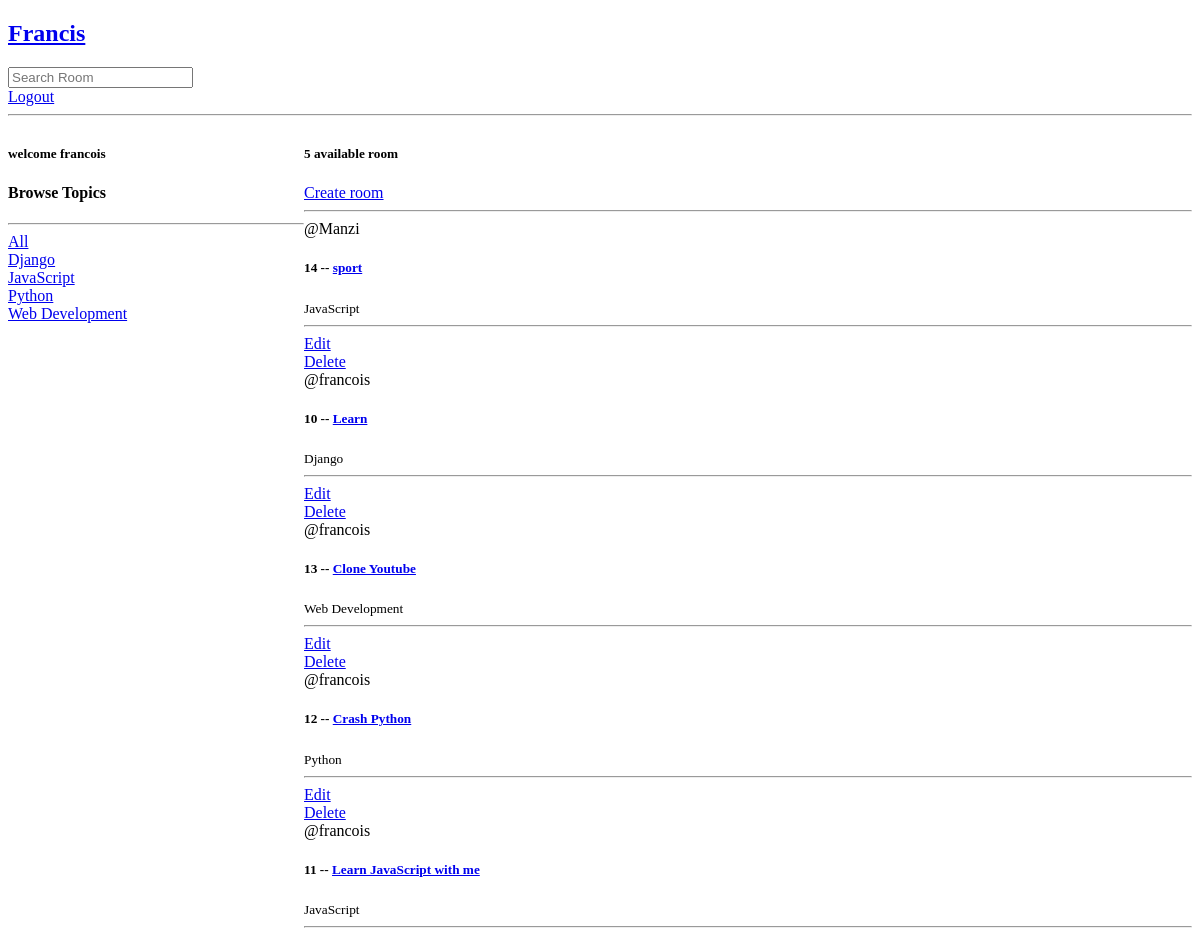
The app's page / (signed in), older data.
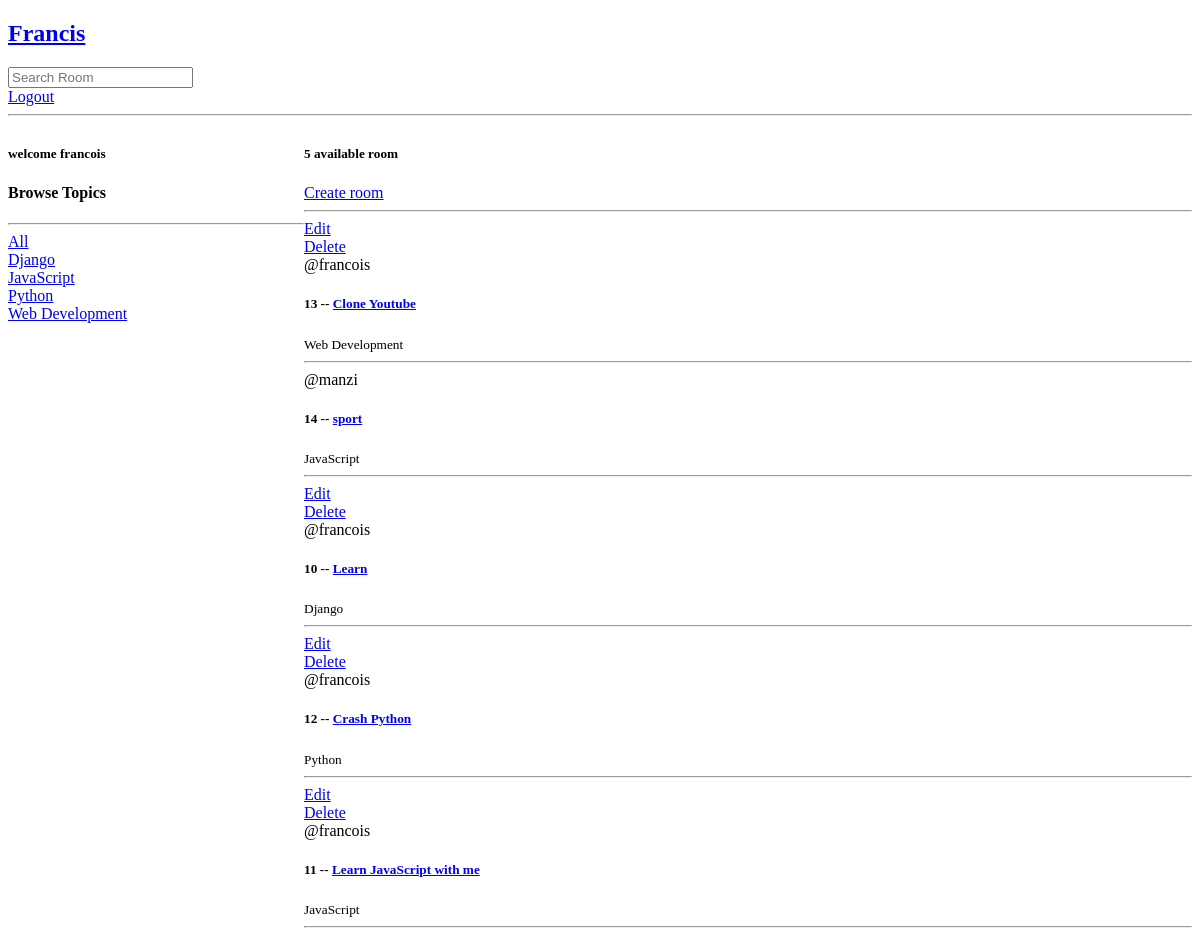
The same page, newer data.
### front/models.py (models this page shows, shortened)
class Topic(models.Model):
   name  = models.CharField(max_length=200)
   class Meta():
      ordering = ('name',)

class Room(models.Model):
   host = models.ForeignKey(User, on_delete=models.SET_NULL, null=True)
   topic = models.ForeignKey(Topic, on_delete=models.SET_NULL, null=True)
   name = models.CharField(max_length=200)
   description = models.TextField(null=True, blank=True)
   updates = models.DateTimeField(auto_now=True)
   created = models.DateTimeField(auto_now_add=True)
   class Meta():
      ordering = ['-updates', '-created']

### front/views.py (the view)
# urls.py: path('', views.home, name='home'),
@login_required(login_url='login')
def home(request):
    q = request.GET.get('p') if request.GET.get('p') != None else ''
    rooms = Room.objects.filter(Q(topic__name__icontains=q) |
    Q(name__icontains=q)
    )
    topics = Topic.objects.all()
    count_room = rooms.count() # count the number of rooms the topic
    context = {'rooms': rooms, 'topics': topics, 'count_room': count_room,}
    return render(request, 'front/home.html', context)

### front/templates/front/home.html (shortened to what this page needs)
{% extends 'main.html' %}
{% block content %}
<div class="home-container">
    <div>
        <h5>welcome {{user.username}}</h5>
        <h4>Browse Topics</h4>
        <hr>
        <div>
            <a href="{% url 'home'%}">All</a>
        </div>
        {% for topic in topics %}
            <div>
                <a href="{% url 'home'%}?p={{topic.name}}">{{topic.name}}</a>
            </div>
        {% endfor %}
    </div>
    <div>
        <h5>{{count_room}} available room</h5>
        <a href="{%url 'create-room'%}">Create room</a>
        <hr>
        <div>
                {% for room in rooms %}
                    <div>
                        {% if request.user == room.host %}
                        <a href="{%url 'update-room' room.id%}">Edit</a><br>
                        <a href="{%url 'delete-room' room.id%}">Delete</a><br>
                        {% endif %}
                        <span>@{{room.host.username}}</span>
                        <h5>{{ room.id }} -- <a href="{% url 'room' room.id%}">{{ room.name }}</h5></a>
                        <small>{{room.topic.name}}</small>
                        <hr>
                    </div>
                {% endfor %}
        </div>
    </div>
</div>
{% endblock %}

Row changes from the older to the newer data that the page shows:
changed Room "Clone Youtube": moves up the list
changed through a linked row, Room "sport": host.username "Manzi" → "manzi"
